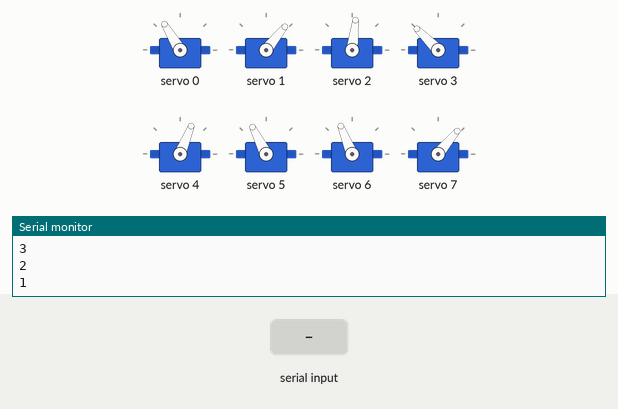
This sketch was run on a simulated ESP32. On the bench: 8 × servo, the last lines printed to the serial monitor. Inputs (shaded band) come from the test bench.

Above: at 12.2 s.
12.3 s: "2" received over Serial
At 12.86 s:
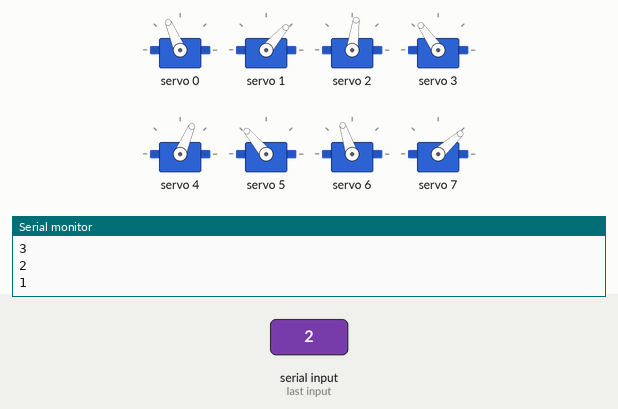
At 13.36 s:
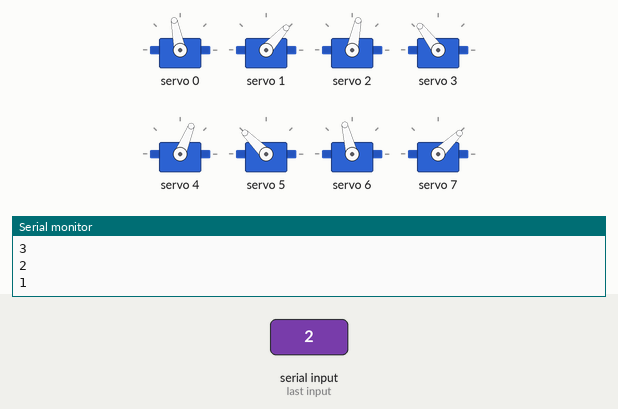
15.3 s: "1" received over Serial
18.3 s: "0" received over Serial
At 19.1 s:
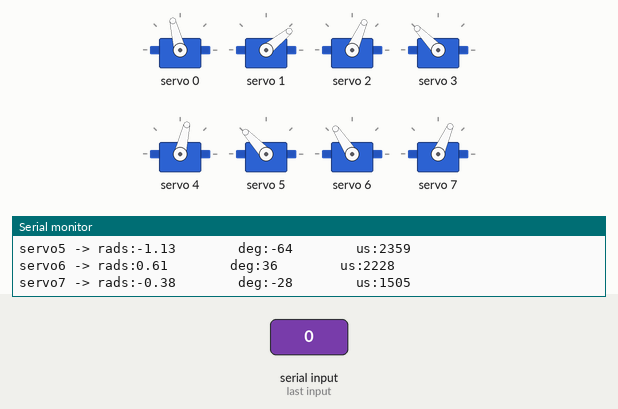
Timing chart, 0 to 21.3 s (numbered marks = the images above; inputs shaded):
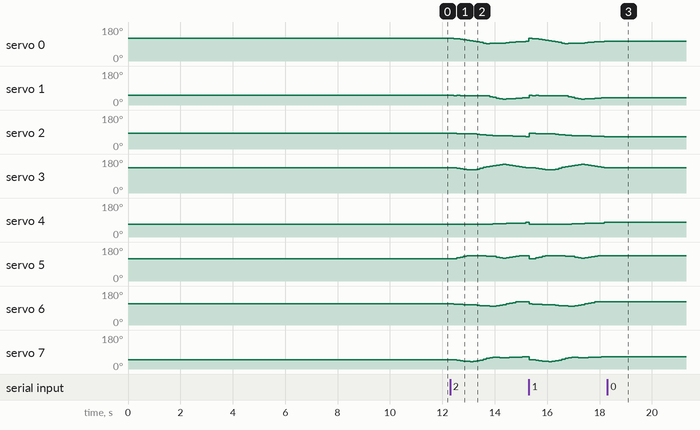

The sketch:

3D_SS_55.ino
```cpp
// HOW TO:
// ------------------------------
// Serial input = 2 -> Steps through gait sequence once and stops at the end.
// Serial input = 1 -> Steps through gait sequence in a loop.
// Serial input = 0 -> Stops infinite loop at the node where it is at that moment

//Gait template
#include <Wire.h>
#include <Adafruit_PWMServoDriver.h>

Adafruit_PWMServoDriver pca9685 = Adafruit_PWMServoDriver();

#define SERVO_FREQ 300
#define SER0 0 //Hip 1
#define SER1 1 //Knee 1
#define SER2 2 //Hip 2
#define SER3 3 //Knee 2
#define SER4 4 //Hip 3
#define SER5 5 //Knee 3
#define SER6 6 //Hip 4
#define SER7 7 //Knee 4

// Insert servo angles here:
// For 3D gaits, these angles are obtained from linearisation.py
// For 2D gaits, these angles are obtained from 2D_trajectory_reader.py
float SS_servo0[] = {-0.66684107, -0.63143991, -0.59771067, -0.54367899, -0.48808372, -0.42951672, -0.36055804, -0.28028935, -0.19975499, -0.11852944, -0.03723451,  0.04349571,  0.01531399, -0.01334125, -0.02346735, -0.02559821, -0.04177472, -0.07275441, -0.10697021, -0.14219148, -0.17826925, -0.21444898, -0.2439218 , -0.27032206, -0.28996343, -0.3021945 , -0.31576684, -0.32865389, -0.34275919, -0.3663774 , -0.39293401, -0.42544454, -0.45695233, -0.49296165, -0.52614888, -0.5533297 , -0.57690015, -0.6033298 , -0.63282446, -0.64702402, -0.65233889, -0.65673953, -0.65860123, -0.65885476, -0.66342919};
float SS_servo1[] = {0.88391589, 0.90701691, 0.87627874, 0.9000534 , 0.9283145 , 0.95090139, 0.96309823, 0.96330655, 0.96330701, 0.962976  , 0.96081616, 0.93445662, 1.02615093, 1.12581144, 1.23614538, 1.32732057, 1.36807284, 1.35139795, 1.33301509, 1.30694795, 1.27147344, 1.23085371, 1.20135494, 1.16941133, 1.11201543, 1.05439528, 1.00430301, 0.95592616, 0.9174829 , 0.93370357, 0.97446058, 1.02288166, 1.05726205, 1.09421799, 1.14837287, 1.19066179, 1.22293259, 1.26211407, 1.30795749, 1.27630765, 1.202413  , 1.12784384, 1.05011906, 0.97437595, 0.93451828};
float SS_servo2[] = {-0.28151967, -0.29138206, -0.3009631 , -0.30786024, -0.30964888, -0.31429813, -0.32827652, -0.36296008, -0.40260535, -0.44440902, -0.48524982, -0.52226681, -0.55071927, -0.57003239, -0.58015459, -0.59188116, -0.60349955, -0.6134431 , -0.62291587, -0.63397979, -0.6469173 , -0.66164267, -0.65996813, -0.66335985, -0.62640972, -0.55850221, -0.48969087, -0.42176972, -0.34920937, -0.2705674 , -0.18953613, -0.10876925, -0.02806207,  0.05128717,  0.07863576,  0.02153435, -0.02843787, -0.07007599, -0.10930736, -0.14351055, -0.16909402, -0.1933236 , -0.21354352, -0.23351113, -0.25986434};
float SS_servo3[] = {0.95816329, 0.93228883, 0.86979181, 0.78852538, 0.70242461, 0.63252215, 0.61421385, 0.67525693, 0.76180302, 0.86233193, 0.96631004, 1.07010951, 1.13440469, 1.18603075, 1.25769002, 1.32974866, 1.34521457, 1.29814811, 1.24416099, 1.18732535, 1.1272798 , 1.06361637, 0.99175338, 0.9329987 , 0.92495891, 0.93983093, 0.95180881, 0.96463954, 0.97198338, 0.94111206, 0.88646937, 0.84974626, 0.78837007, 0.74420986, 0.73689582, 0.86249231, 0.9707545 , 1.06392386, 1.15551287, 1.15958435, 1.11408802, 1.06739889, 1.01223447, 0.96398858, 0.96190971};
float SS_servo4[] = { 0.61878973,  0.62738898,  0.6306038 ,  0.63638727,  0.63843652,  0.63807094,  0.6327486 ,  0.62341217,  0.61726131,  0.61321794,  0.61395201,  0.6159661 ,  0.61678475,  0.60876269,  0.58643803,  0.55809676,  0.53203899,  0.52013976,  0.51574895,  0.51050613,  0.50442932,  0.49138229,  0.46026788,  0.41836131,  0.37697292,  0.33222881,  0.28986128,  0.25124051,  0.21044301,  0.16882057,  0.12825168,  0.08372615,  0.03556524, -0.00358223,  0.03856676,  0.11852967,  0.19994698,  0.28111044,  0.36174712,  0.42657733,  0.4867116 ,  0.55132275,  0.62471542,  0.61590961,  0.62310098};
float SS_servo5[] = {-0.73675168, -0.79183983, -0.86834965, -0.9622443 , -1.05046175, -1.12822276, -1.1688296 , -1.16629112, -1.15351282, -1.13229633, -1.1132112 , -1.0894832 , -1.08536048, -1.06095537, -0.97340295, -0.87636358, -0.8284987 , -0.86241173, -0.91913731, -0.98326021, -1.05680589, -1.12706922, -1.14121229, -1.12939391, -1.12825681, -1.10869614, -1.09351537, -1.08663356, -1.06911798, -1.01164192, -0.93233852, -0.84941492, -0.77073786, -0.71921309, -0.76593392, -0.79812145, -0.80000431, -0.80452048, -0.8428723 , -0.84647368, -0.82047754, -0.7987412 , -0.79002985, -0.7654919 , -0.7579802 };
float SS_servo6[] = {0.40209813, 0.39105417, 0.37709814, 0.36346786, 0.34708332, 0.32973979, 0.30692046, 0.28211367, 0.2592932 , 0.23196854, 0.2019619 , 0.18389278, 0.16303754, 0.14264689, 0.18628527, 0.26654826, 0.34056222, 0.4067484 , 0.47456499, 0.54638265, 0.62053743, 0.61907662, 0.63543867, 0.62983024, 0.6083438 , 0.62765667, 0.63977629, 0.65269317, 0.66482836, 0.6551806 , 0.63859301, 0.62305367, 0.62680188, 0.62823597, 0.59916017, 0.552224  , 0.50723165, 0.46461176, 0.42483582, 0.4148317 , 0.43016443, 0.44411198, 0.44975615, 0.44981196, 0.42544763};
float SS_servo7[] = {-0.86481384, -0.8862982 , -0.935757  , -0.99978105, -1.06136511, -1.1169144 , -1.12620556, -1.08271273, -1.02319339, -0.94131334, -0.84756664, -0.74487207, -0.67416688, -0.59870085, -0.62172208, -0.66084188, -0.65433026, -0.63644583, -0.61723624, -0.60328247, -0.59569144, -0.60835897, -0.5543112 , -0.50051854, -0.38343884, -0.48390657, -0.56937142, -0.65532643, -0.73655916, -0.75029595, -0.73497277, -0.7255008 , -0.76068161, -0.79693645, -0.75776544, -0.67837695, -0.60263621, -0.52811435, -0.45605295, -0.48735367, -0.59243022, -0.69511974, -0.78493436, -0.86332361, -0.86682659};

int node=0;
int first=0;
int input=0;
int end_time=0;
int time_step=120000;
int steps = sizeof(SS_servo0)/sizeof(SS_servo0[0]);
int one_print = 0;

// -------------------Joint configurations-------------------
int servo0=0;
int servo0_deg=0;
int servo1=0;
int servo1_deg=0;
int servo2=0;
int servo2_deg=0;
int servo3=0;
int servo3_deg=0;
int servo4=0;
int servo4_deg=0;
int servo5=0;
int servo5_deg=0;
int servo6=0;
int servo6_deg=0;
int servo7=0;
int servo7_deg=0;

void setup() {
  Serial.begin(115200);
  pca9685.begin();

  pca9685.setOscillatorFrequency(27000000); //Value between 24MHz and 27MHz, tuned for this setup
  pca9685.setPWMFreq(SERVO_FREQ);
  delay (1000);

  servo0_deg=SS_servo0[0]/3.14159265*180;
  servo0=map(servo0_deg,-38,90,2200,1030);
  servo1_deg=SS_servo1[0]/3.14159265*180;
  servo1=map(servo1_deg,-90,90,2600,950);
  servo2_deg=SS_servo2[0]/3.14159265*180;
  servo2=map(servo2_deg,-38,90,1510,2730);
  servo3_deg=SS_servo3[0]/3.14159265*180;
  servo3=map(servo3_deg,-90,90,1100,2700);
  servo4_deg=SS_servo4[0]/3.14159265*180;
  servo4=map(servo4_deg,-90,38,2700,1500);
  servo5_deg=SS_servo5[0]/3.14159265*180;
  servo5=map(servo5_deg,-90,90,2600,930);
  servo6_deg=SS_servo6[0]/3.14159265*180;
  servo6=map(servo6_deg,-90,38,850,2250);
  servo7_deg=SS_servo7[0]/3.14159265*180;
  servo7=map(servo7_deg,-90,90,920,2620);

  pca9685.setPWM(SER0,0,servo0);
  pca9685.setPWM(SER1,0,servo1);
  pca9685.setPWM(SER2,0,servo2);
  pca9685.setPWM(SER3,0,servo3);
  pca9685.setPWM(SER4,0,servo4);
  pca9685.setPWM(SER5,0,servo5);
  pca9685.setPWM(SER6,0,servo6);
  pca9685.setPWM(SER7,0,servo7);

  Serial.print("Node:");
  Serial.println(node);
  Serial.print("servo0 -> rads:");
  Serial.print(SS_servo0[node]);
  Serial.print("        deg:");
  Serial.print(servo0_deg);
  Serial.print("        us:");
  Serial.println(servo0);
  Serial.print("servo1 -> rads:");
  Serial.print(SS_servo1[node]);
  Serial.print("        deg:");
  Serial.print(servo1_deg);
  Serial.print("        us:");
  Serial.println(servo1);
  Serial.print("servo2 -> rads:");
  Serial.print(SS_servo2[node]);
  Serial.print("        deg:");
  Serial.print(servo2_deg);
  Serial.print("        us:");
  Serial.println(servo2);
  Serial.print("servo3 -> rads:");
  Serial.print(SS_servo3[node]);
  Serial.print("        deg:");
  Serial.print(servo3_deg);
  Serial.print("        us:");
  Serial.println(servo3);
  Serial.print("servo4 -> rads:");
  Serial.print(SS_servo4[node]);
  Serial.print("        deg:");
  Serial.print(servo4_deg);
  Serial.print("        us:");
  Serial.println(servo4);
  Serial.print("servo5 -> rads:");
  Serial.print(SS_servo5[node]);
  Serial.print("        deg:");
  Serial.print(servo5_deg);
  Serial.print("        us:");
  Serial.println(servo5);
  Serial.print("servo6 -> rads:");
  Serial.print(SS_servo6[node]);
  Serial.print("        deg:");
  Serial.print(servo6_deg);
  Serial.print("        us:");
  Serial.println(servo6);
  Serial.print("servo7 -> rads:");
  Serial.print(SS_servo7[node]);
  Serial.print("        deg:");
  Serial.print(servo7_deg);
  Serial.print("        us:");
  Serial.println(servo7);

  Serial.println("10");
  delay(1000);
  Serial.println("9");
  delay(1000);
  Serial.println("8");
  delay(1000);
  Serial.println("7");
  delay(1000);
  Serial.println("6");
  delay(1000);
  Serial.println("5");
  delay(1000);
  Serial.println("4");
  delay(1000);
  Serial.println("3");
  delay(1000);
  Serial.println("2");
  delay(1000);
  Serial.println("1");
  delay(1000);

}

void loop()
{
  if(Serial.available()>0)
  {
    first=Serial.read();
    if(first=='2')
    {
      input=2;
      node=0;
      one_print=1;
    }
    if(first=='1')
    {
      input=1;
      node=0;
      one_print=1;
    }
    if(first=='0')
    {
      input=0;
    }
  }
  if(input==1 or input==2)
  {
      if(esp_timer_get_time()>=end_time)
      {
        servo0_deg=SS_servo0[node]/3.14159265*180;
        servo0=map(servo0_deg,-38,90,2200,1030);
        servo1_deg=SS_servo1[node]/3.14159265*180;
        servo1=map(servo1_deg,-90,90,2600,950);
        servo2_deg=SS_servo2[node]/3.14159265*180;
        servo2=map(servo2_deg,-38,90,1510,2730);
        servo3_deg=SS_servo3[node]/3.14159265*180;
        servo3=map(servo3_deg,-90,90,1100,2700);
        servo4_deg=SS_servo4[node]/3.14159265*180;
        servo4=map(servo4_deg,-90,38,2700,1500);
        servo5_deg=SS_servo5[node]/3.14159265*180;
        servo5=map(servo5_deg,-90,90,2600,930);
        servo6_deg=SS_servo6[node]/3.14159265*180;
        servo6=map(servo6_deg,-90,38,850,2250);
        servo7_deg=SS_servo7[node]/3.14159265*180;
        servo7=map(servo7_deg,-90,90,920,2620);

        pca9685.setPWM(SER0,0,servo0);
        pca9685.setPWM(SER1,0,servo1);
        pca9685.setPWM(SER2,0,servo2);
        pca9685.setPWM(SER3,0,servo3);
        pca9685.setPWM(SER4,0,servo4);
        pca9685.setPWM(SER5,0,servo5);
        pca9685.setPWM(SER6,0,servo6);
        pca9685.setPWM(SER7,0,servo7);

        node+=1;
        if(node>=steps and input==1)
        {
          Serial.print("Input:");
          Serial.println(input);
          node=0;
        }
        if(node>=steps and input==2)
        {
          Serial.print("Input:");
          Serial.println(input);
          input=0;
        }
         end_time=esp_timer_get_time()+time_step;
      }
   }

  if(input == 0)
  {
        pca9685.setPWM(SER0,0,servo0);
        pca9685.setPWM(SER1,0,servo1);
        pca9685.setPWM(SER2,0,servo2);
        pca9685.setPWM(SER3,0,servo3);
        pca9685.setPWM(SER4,0,servo4);
        pca9685.setPWM(SER5,0,servo5);
        pca9685.setPWM(SER6,0,servo6);
        pca9685.setPWM(SER7,0,servo7);

        if(one_print==1)
        {
          Serial.print("Input:");
          Serial.println(input);
          Serial.print("Node:");
          Serial.println(node);
          Serial.print("servo0 -> rads:");
          Serial.print(SS_servo0[node]);
          Serial.print("        deg:");
          Serial.print(servo0_deg);
          Serial.print("        us:");
          Serial.println(servo0);
          Serial.print("servo1 -> rads:");
          Serial.print(SS_servo1[node]);
          Serial.print("        deg:");
          Serial.print(servo1_deg);
          Serial.print("        us:");
          Serial.println(servo1);
          Serial.print("servo2 -> rads:");
          Serial.print(SS_servo2[node]);
          Serial.print("        deg:");
          Serial.print(servo2_deg);
          Serial.print("        us:");
          Serial.println(servo2);
          Serial.print("servo3 -> rads:");
          Serial.print(SS_servo3[node]);
          Serial.print("        deg:");
          Serial.print(servo3_deg);
          Serial.print("        us:");
          Serial.println(servo3);
          Serial.print("servo4 -> rads:");
          Serial.print(SS_servo4[node]);
          Serial.print("        deg:");
          Serial.print(servo4_deg);
          Serial.print("        us:");
          Serial.println(servo4);
          Serial.print("servo5 -> rads:");
          Serial.print(SS_servo5[node]);
          Serial.print("        deg:");
          Serial.print(servo5_deg);
          Serial.print("        us:");
          Serial.println(servo5);
          Serial.print("servo6 -> rads:");
          Serial.print(SS_servo6[node]);
          Serial.print("        deg:");
          Serial.print(servo6_deg);
          Serial.print("        us:");
          Serial.println(servo6);
          Serial.print("servo7 -> rads:");
          Serial.print(SS_servo7[node]);
          Serial.print("        deg:");
          Serial.print(servo7_deg);
          Serial.print("        us:");
          Serial.println(servo7);
          one_print=0;
        }

  }
}
```

Measured:
- after the input at 18.3 s, servo 0: stops changing and stays 104°; servo 1: stops changing and stays 39°; servo 2, servo 7: stops changing and stays 66°; servo 3: stops changing and stays 134°; servo 4: stops changing and stays 77°
